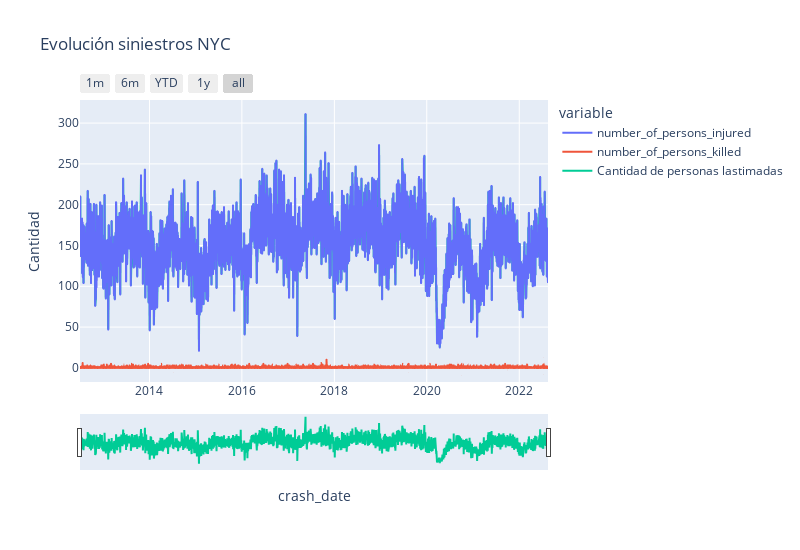

This figure's notebook cell:
### Code cell
# Grafico introductorio, ocupación de camas, camas ICU y acumulado de muertes a TOTAL PAIS.

fig = px.line(df_evol1,x = df_evol1['crash_date'],
                y=['number_of_persons_injured','number_of_persons_killed'], 
                title='Evolución siniestros NYC', width=800, height=550,
                labels= {'date':'Fechas','value':'Cantidad'})

fig.add_trace(
    go.Scatter(x=list(df_evol1.crash_date), y=list(df_evol1['number_of_persons_injured'])
                , name='Cantidad de personas lastimadas'))
# Add range slider
fig.update_layout(
    xaxis=dict(
        rangeselector=dict(
            buttons=list([
                dict(count=1,
                     label="1m",
                     step="month",
                     stepmode="backward"),
                dict(count=6,
                     label="6m",
                     step="month",
                     stepmode="backward"),
                dict(count=1,
                     label="YTD",
                     step="year",
                     stepmode="todate"),
                dict(count=1,
                     label="1y",
                     step="year",
                     stepmode="backward"),
                dict(step="all")
            ])
        ),
        rangeslider=dict(
            visible=True
        ),
        type="date"
    )
)

fig.show()

### Figure 1 — Plotly figure (JSON) as saved in the notebook; plotly's stock layout.template omitted (floating-point values rounded to 4 significant figures; data arrays with more than 128 entries replaced by an {"elided": "..."} marker saying what was removed)
{"data": [{"hovertemplate": "variable=number_of_persons_injured<br>crash_date=%{x}<br>Cantidad=%{y}<extra></extra>", "legendgroup": "number_of_persons_injured", "line": {"color": "#636efa", "dash": "solid"}, "marker": {"symbol": "circle"}, "mode": "lines", "name": "number_of_persons_injured", "showlegend": true, "type": "scattergl", "x": {"elided": "3699 str values"}, "xaxis": "x", "y": {"elided": "3699 int values"}, "yaxis": "y"}, {"hovertemplate": "variable=number_of_persons_killed<br>crash_date=%{x}<br>Cantidad=%{y}<extra></extra>", "legendgroup": "number_of_persons_killed", "line": {"color": "#EF553B", "dash": "solid"}, "marker": {"symbol": "circle"}, "mode": "lines", "name": "number_of_persons_killed", "showlegend": true, "type": "scattergl", "x": {"elided": "3699 str values"}, "xaxis": "x", "y": {"elided": "3699 int values"}, "yaxis": "y"}, {"name": "Cantidad de personas lastimadas", "type": "scatter", "x": {"elided": "3699 str values"}, "y": {"elided": "3699 int values"}}], "layout": {"height": 550, "legend": {"title": {"text": "variable"}, "tracegroupgap": 0}, "title": {"text": "Evolución siniestros NYC"}, "width": 800, "xaxis": {"anchor": "y", "domain": [0, 1], "rangeselector": {"buttons": [{"count": 1, "label": "1m", "step": "month", "stepmode": "backward"}, {"count": 6, "label": "6m", "step": "month", "stepmode": "backward"}, {"count": 1, "label": "YTD", "step": "year", "stepmode": "todate"}, {"count": 1, "label": "1y", "step": "year", "stepmode": "backward"}, {"step": "all"}]}, "rangeslider": {"visible": true}, "title": {"text": "crash_date"}, "type": "date"}, "yaxis": {"anchor": "x", "domain": [0, 1], "title": {"text": "Cantidad"}}}}
